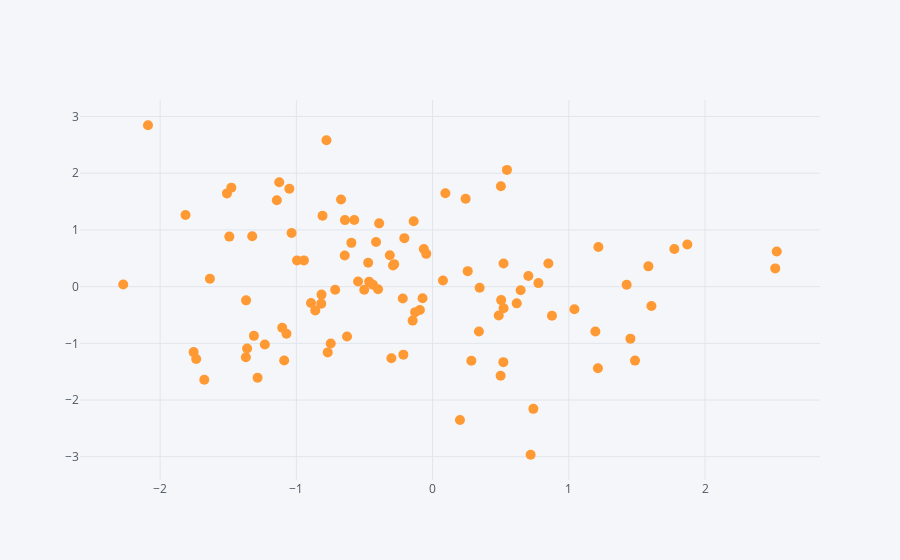

The notebook cell this image was saved under:
### Markdown cell above
### Scatter¶

### Code cell
df.iplot(kind='scatter',x='A',y='B',mode='markers',size=10)
